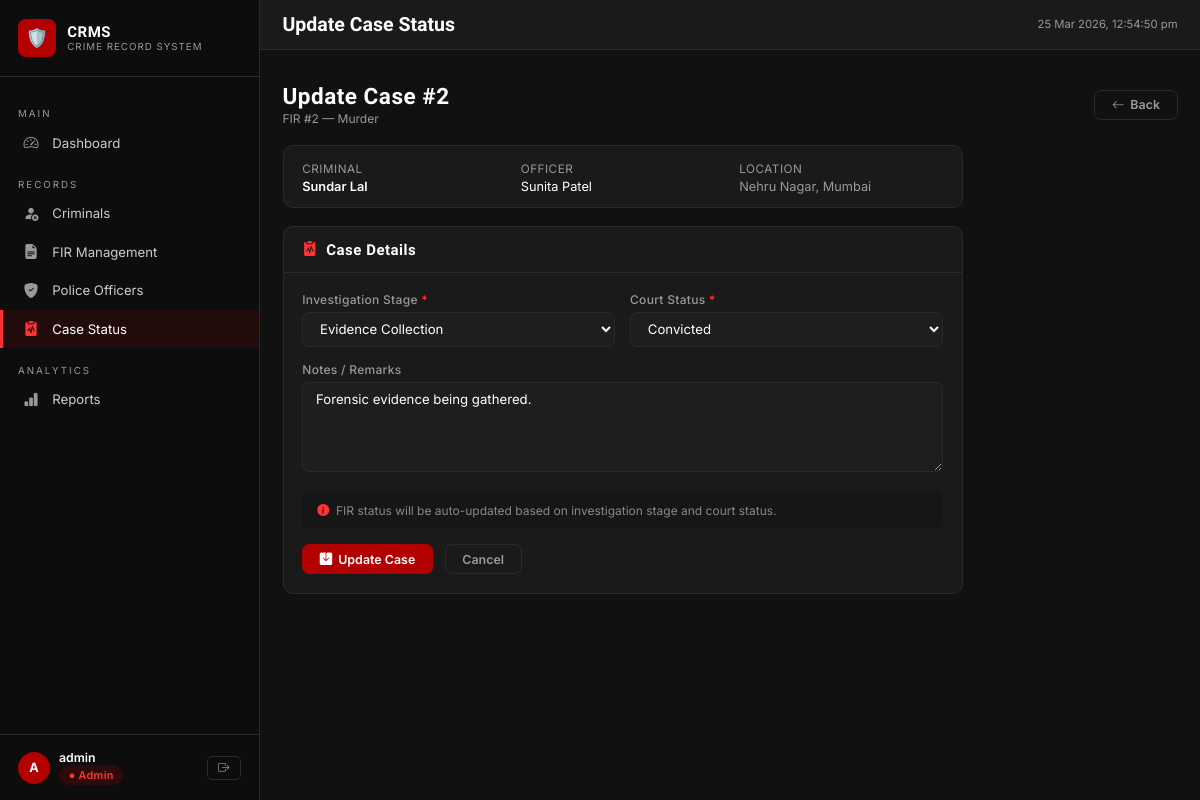
The app's page /cases/2/edit (signed in) with its own data.
### tables this page shows
CREATE TABLE case_status (
    case_id             INTEGER PRIMARY KEY AUTOINCREMENT,
    fir_id              INTEGER NOT NULL UNIQUE,
    investigation_stage TEXT    NOT NULL DEFAULT 'Initial Inquiry'
                                CHECK(investigation_stage IN (
                                    'Initial Inquiry','Evidence Collection',
                                    'Suspect Interrogation','Charge Sheet Filed',
                                    'Completed')),
    court_status        TEXT    NOT NULL DEFAULT 'Pending'
                                CHECK(court_status IN (
                                    'Pending','Trial Ongoing','Acquitted',
                                    'Convicted','Case Dismissed')),
    notes               TEXT,
    updated_at          TEXT    NOT NULL DEFAULT (datetime('now')),
    FOREIGN KEY (fir_id) REFERENCES fir(fir_id)
        ON UPDATE CASCADE ON DELETE CASCADE
);

CREATE TABLE fir (
    fir_id       INTEGER PRIMARY KEY AUTOINCREMENT,
    crime_type   TEXT    NOT NULL,
    date_filed   TEXT    NOT NULL DEFAULT (date('now')),
    location     TEXT    NOT NULL,
    description  TEXT,
    criminal_id  INTEGER NOT NULL,
    officer_id   INTEGER NOT NULL,
    status       TEXT    NOT NULL DEFAULT 'Open'
                         CHECK(status IN ('Open','Under Investigation','Closed','Dismissed')),
    created_at   TEXT    NOT NULL DEFAULT (datetime('now')),
    updated_at   TEXT    NOT NULL DEFAULT (datetime('now')),
    FOREIGN KEY (criminal_id) REFERENCES criminal(criminal_id)
        ON UPDATE CASCADE ON DELETE RESTRICT,
    FOREIGN KEY (officer_id)  REFERENCES police_officer(officer_id)
        ON UPDATE CASCADE ON DELETE RESTRICT
);

CREATE TABLE criminal (
    criminal_id    INTEGER PRIMARY KEY AUTOINCREMENT,
    name           TEXT    NOT NULL,
    age            INTEGER NOT NULL CHECK(age > 0 AND age < 120),
    gender         TEXT    NOT NULL CHECK(gender IN ('Male','Female','Other')),
    address        TEXT,
    previous_cases INTEGER NOT NULL DEFAULT 0 CHECK(previous_cases >= 0),
    photo_url      TEXT,
    created_at     TEXT    NOT NULL DEFAULT (datetime('now')),
    updated_at     TEXT    NOT NULL DEFAULT (datetime('now'))
);

CREATE TABLE police_officer (
    officer_id  INTEGER PRIMARY KEY AUTOINCREMENT,
    name        TEXT NOT NULL,
    rank        TEXT NOT NULL,
    station     TEXT NOT NULL,
    badge_no    TEXT UNIQUE,
    phone       TEXT,
    created_at  TEXT NOT NULL DEFAULT (datetime('now')),
    updated_at  TEXT NOT NULL DEFAULT (datetime('now'))
);

### app.py (the view, shortened to what this page needs)
@app.route('/cases/<int:csid>/edit', methods=['GET', 'POST'])
@login_required
def case_edit(csid):
    case = query_db("""
        SELECT cs.*, f.crime_type, f.location, f.fir_id,
               c.name AS criminal_name, p.name AS officer_name
        FROM case_status cs
        JOIN fir f            ON cs.fir_id=f.fir_id
        JOIN criminal c       ON f.criminal_id=c.criminal_id
        JOIN police_officer p ON f.officer_id=p.officer_id
        WHERE cs.case_id=?
    """, (csid,), one=True)
    if not case:
        flash('Case not found.', 'danger')
        return redirect(url_for('cases_list'))
    stages = ['Initial Inquiry','Evidence Collection','Suspect Interrogation',
              'Charge Sheet Filed','Completed']
    courts = ['Pending','Trial Ongoing','Acquitted','Convicted','Case Dismissed']
    return render_template('cases/form.html', case=case, stages=stages, courts=courts)

### app.py (called while the page is built)
def get_db():
    db = getattr(g, '_database', None)
    if db is None:
        db = g._database = sqlite3.connect(DATABASE)
        db.row_factory = sqlite3.Row
        db.execute("PRAGMA foreign_keys = ON")
    return db

@app.teardown_appcontext
def close_connection(exception):
    db = getattr(g, '_database', None)
    if db is not None:
        db.close()

def query_db(sql, args=(), one=False):
    cur = get_db().execute(sql, args)
    rv  = cur.fetchall()
    cur.close()
    return (rv[0] if rv else None) if one else rv

def login_required(f):
    @wraps(f)
    def decorated(*args, **kwargs):
        if 'user_id' not in session:
            flash('Please log in to continue.', 'warning')
            return redirect(url_for('login'))
        return f(*args, **kwargs)
    return decorated

### templates/cases/form.html (shortened to what this page needs)
{% extends 'base.html' %}
{% block topbar_title %}Update Case Status{% endblock %}
{% block content %}
<div class="page-header">
  <div>
    <h2 class="page-title">Update Case #{{ case.case_id }}</h2>
    <p class="page-subtitle">FIR #{{ case.fir_id }} — {{ case.crime_type }}</p>
  </div>
  <a href="{{ url_for('cases_list') }}" class="btn btn-outline">
    <i class="bi bi-arrow-left"></i> Back
  </a>
</div>
<div style="max-width:680px">
  <div class="card mb-3">
    <div class="card-body" style="padding:.9rem 1.25rem">
      <div class="grid grid-3" style="font-size:.85rem">
        <div>
          <div class="detail-label">Criminal</div>
          <div style="margin-top:.2rem; font-weight:600">{{ case.criminal_name }}</div>
        </div>
        <div>
          <div class="detail-label">Officer</div>
          <div style="margin-top:.2rem">{{ case.officer_name }}</div>
        </div>
        <div>
          <div class="detail-label">Location</div>
          <div style="margin-top:.2rem; color:var(--text-muted)">{{ case.location }}</div>
        </div>
      </div>
    </div>
  </div>
  <div class="card">
    <div class="card-header">
      <h5><i class="bi bi-clipboard2-pulse-fill" style="color:var(--accent)"></i>&nbsp; Case Details</h5>
    </div>
    <div class="card-body">
      <form method="POST">
        <div class="grid grid-2">
          <div class="form-group">
            <label class="form-label">Investigation Stage <span style="color:var(--accent)">*</span></label>
            <select name="investigation_stage" class="form-select" required>
              {% for s in stages %}
              <option value="{{ s }}"
                {% if case.investigation_stage == s %}selected{% endif %}>{{ s }}</option>
              {% endfor %}
            </select>
          </div>
          <div class="form-group">
            <label class="form-label">Court Status <span style="color:var(--accent)">*</span></label>
            <select name="court_status" class="form-select" required>
              {% for c in courts %}
              <option value="{{ c }}"
                {% if case.court_status == c %}selected{% endif %}>{{ c }}</option>
              {% endfor %}
            </select>
          </div>
        </div>
        <div class="form-group">
          <label class="form-label">Notes / Remarks</label>
          <textarea name="notes" class="form-control"
                    placeholder="Enter investigation notes, court updates, etc.">{{ case.notes or '' }}</textarea>
        </div>
        <div style="background:#161616; border-radius:7px; padding:.75rem 1rem; margin-bottom:1rem; font-size:.8rem; color:#888">
          <i class="bi bi-info-circle-fill" style="color:var(--accent)"></i>&nbsp;
          FIR status will be auto-updated based on investigation stage and court status.
        </div>
        <div class="d-flex gap-2">
          <button type="submit" class="btn btn-primary">
            <i class="bi bi-save-fill"></i> Update Case
          </button>
          <a href="{{ url_for('cases_list') }}" class="btn btn-outline">Cancel</a>
        </div>
      </form>
    </div>
  </div>
</div>
{% endblock %}

### static/css/style.css (style rules this page uses)
:root { --bg-main: #111111; --bg-card: #1a1a1a; --bg-sidebar: #0d0d0d; --primary: #b30000; --primary-d: #8a0000; --accent: #ff3333; --text: #ffffff; --text-muted: #999999; --border: #2a2a2a; --success: #28a745; --warning: #ffc107; --info: #17a2b8; --danger: #dc3545; --input-bg: #1e1e1e; --hover-row: #1f1f1f; --sidebar-w: 260px; --transition: 0.2s ease; }
*, *::before, *::after { box-sizing: border-box; margin: 0; padding: 0; }
html { font-size: 15px; }
body { font-family: 'Inter', sans-serif; background: var(--bg-main); color: var(--text); min-height: 100vh; overflow-x: hidden; }
h1,h2,h3,h4,h5,h6 { font-family: 'Rajdhani', sans-serif; font-weight: 700; letter-spacing: .5px; }
a { color: var(--accent); text-decoration: none; transition: color var(--transition); }
.card { background: var(--bg-card); border: 1px solid var(--border); border-radius: 10px; overflow: hidden; }
.card-header { padding: .9rem 1.25rem; border-bottom: 1px solid var(--border); display: flex; align-items: center; justify-content: space-between; }
.card-header h5 { font-size: 1rem; margin: 0; }
.card-body { padding: 1.25rem; }
.form-group { margin-bottom: 1rem; }
.form-label { display: block; font-size: .8rem; color: var(--text-muted); margin-bottom: .35rem; font-weight: 500; letter-spacing: .3px; }
.form-control, .form-select { width: 100%; background: var(--input-bg); border: 1px solid var(--border); border-radius: 7px; color: var(--text); padding: .5rem .85rem; font-size: .88rem; transition: border-color var(--transition), box-shadow var(--transition); outline: none; font-family: 'Inter', sans-serif; }
.form-control::placeholder { color: #555; }
select.form-select option { background: #1e1e1e; }
textarea.form-control { resize: vertical; min-height: 90px; }
.btn { display: inline-flex; align-items: center; gap: .4rem; padding: .45rem 1.1rem; border-radius: 7px; font-size: .83rem; font-weight: 600; cursor: pointer; border: 1px solid transparent; transition: all var(--transition); font-family: 'Inter', sans-serif; white-space: nowrap; text-decoration: none; }
.btn-primary { background: var(--primary); color: #fff; border-color: var(--primary); }
.btn-outline { background: transparent; color: var(--text-muted); border-color: var(--border); }
.page-header { display: flex; align-items: center; justify-content: space-between; margin-bottom: 1.25rem; flex-wrap: wrap; gap: .75rem; }
.page-title { font-size: 1.5rem; font-weight: 700; }
.page-subtitle { font-size: .8rem; color: var(--text-muted); margin-top: 2px; }
.detail-label { width: 180px; flex-shrink: 0; color: var(--text-muted); font-size: .78rem; text-transform: uppercase; letter-spacing: .5px; padding-top: 2px; }
.grid { display: grid; gap: 1rem; }
.grid-2 { grid-template-columns: repeat(2, 1fr); }
.grid-3 { grid-template-columns: repeat(3, 1fr); }
.mb-3 { margin-bottom: 1.2rem; }
.d-flex { display: flex; }
.gap-2 { gap: .8rem; }

### records on screen
case_status: case_id "2", investigation_stage "Evidence Collection", court_status "Convicted", notes "Forensic evidence being gathered."
fir: crime_type "Murder", location "Nehru Nagar, Mumbai"
criminal: criminal_name "Sundar Lal"
police_officer: officer_name "Sunita Patel"

### other values on screen
{{ session.username[0]|upper }} "A"
{{ session.username }} "admin"
{{ case.fir_id }} "2"
